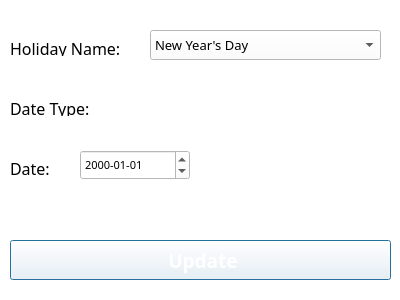
<?xml version="1.0" encoding="UTF-8"?>
<ui version="4.0">
 <class>Dialog</class>
 <widget class="QDialog" name="Dialog">
  <property name="geometry">
   <rect>
    <x>0</x>
    <y>0</y>
    <width>400</width>
    <height>300</height>
   </rect>
  </property>
  <property name="windowTitle">
   <string>Dialog</string>
  </property>
  <property name="styleSheet">
   <string notr="true">background-color: white;
font-family: Poppins;</string>
  </property>
  <widget class="QLabel" name="label">
   <property name="geometry">
    <rect>
     <x>10</x>
     <y>40</y>
     <width>121</width>
     <height>16</height>
    </rect>
   </property>
   <property name="font">
    <font>
     <family>Poppins</family>
     <pointsize>12</pointsize>
    </font>
   </property>
   <property name="text">
    <string>Holiday Name:</string>
   </property>
  </widget>
  <widget class="QLabel" name="label_2">
   <property name="geometry">
    <rect>
     <x>10</x>
     <y>100</y>
     <width>91</width>
     <height>16</height>
    </rect>
   </property>
   <property name="font">
    <font>
     <family>Poppins</family>
     <pointsize>12</pointsize>
    </font>
   </property>
   <property name="text">
    <string>Date Type:</string>
   </property>
  </widget>
  <widget class="QLabel" name="label_3">
   <property name="geometry">
    <rect>
     <x>10</x>
     <y>160</y>
     <width>51</width>
     <height>16</height>
    </rect>
   </property>
   <property name="font">
    <font>
     <family>Poppins</family>
     <pointsize>12</pointsize>
    </font>
   </property>
   <property name="text">
    <string>Date:</string>
   </property>
  </widget>
  <widget class="QComboBox" name="cmbHoliday">
   <property name="geometry">
    <rect>
     <x>150</x>
     <y>30</y>
     <width>231</width>
     <height>30</height>
    </rect>
   </property>
   <property name="font">
    <font>
     <family>Poppins</family>
     <pointsize>10</pointsize>
    </font>
   </property>
   <item>
    <property name="text">
     <string>New Year's Day</string>
    </property>
   </item>
   <item>
    <property name="text">
     <string>Maundy Thursday</string>
    </property>
   </item>
   <item>
    <property name="text">
     <string>Good Friday</string>
    </property>
   </item>
   <item>
    <property name="text">
     <string>Araw ng Kagitingan</string>
    </property>
   </item>
   <item>
    <property name="text">
     <string>Labor Day</string>
    </property>
   </item>
   <item>
    <property name="text">
     <string>Independence Day</string>
    </property>
   </item>
   <item>
    <property name="text">
     <string>National Heroes Day</string>
    </property>
   </item>
   <item>
    <property name="text">
     <string>Bonifacio Day</string>
    </property>
   </item>
   <item>
    <property name="text">
     <string>Christmas Day</string>
    </property>
   </item>
   <item>
    <property name="text">
     <string>Rizal Day</string>
    </property>
   </item>
   <item>
    <property name="text">
     <string>Chinese New Year</string>
    </property>
   </item>
   <item>
    <property name="text">
     <string>EDSA Revolution</string>
    </property>
   </item>
   <item>
    <property name="text">
     <string>Black Saturday</string>
    </property>
   </item>
   <item>
    <property name="text">
     <string>Ninoy Aquino Day</string>
    </property>
   </item>
   <item>
    <property name="text">
     <string>All Saints' Day</string>
    </property>
   </item>
   <item>
    <property name="text">
     <string>All Souls' Day</string>
    </property>
   </item>
   <item>
    <property name="text">
     <string>Feast of the Immaculate Conception</string>
    </property>
   </item>
   <item>
    <property name="text">
     <string>Christmas Eve</string>
    </property>
   </item>
   <item>
    <property name="text">
     <string>Last Day of the Year</string>
    </property>
   </item>
  </widget>
  <widget class="QLabel" name="dateType">
   <property name="geometry">
    <rect>
     <x>120</x>
     <y>100</y>
     <width>141</width>
     <height>16</height>
    </rect>
   </property>
   <property name="font">
    <font>
     <family>Poppins</family>
     <pointsize>12</pointsize>
     <weight>50</weight>
     <bold>false</bold>
    </font>
   </property>
   <property name="text">
    <string/>
   </property>
  </widget>
  <widget class="QDateEdit" name="dateEdit">
   <property name="geometry">
    <rect>
     <x>80</x>
     <y>150</y>
     <width>110</width>
     <height>30</height>
    </rect>
   </property>
   <property name="font">
    <font>
     <family>Poppins</family>
     <pointsize>8</pointsize>
    </font>
   </property>
   <property name="displayFormat">
    <string>yyyy-MM-dd</string>
   </property>
  </widget>
  <widget class="QPushButton" name="btnUpdate">
   <property name="geometry">
    <rect>
     <x>10</x>
     <y>240</y>
     <width>381</width>
     <height>40</height>
    </rect>
   </property>
   <property name="font">
    <font>
     <family>Poppins</family>
     <pointsize>14</pointsize>
     <weight>75</weight>
     <bold>true</bold>
    </font>
   </property>
   <property name="styleSheet">
    <string notr="true">	background-color: &quot;#344273&quot;;
	color: white;</string>
   </property>
   <property name="text">
    <string> Update</string>
   </property>
   <property name="icon">
    <iconset>
     <normaloff>../../MainFrame/Resources/Icons/update.svg</normaloff>../../MainFrame/Resources/Icons/update.svg</iconset>
   </property>
   <property name="iconSize">
    <size>
     <width>24</width>
     <height>24</height>
    </size>
   </property>
  </widget>
 </widget>
 <resources/>
 <connections/>
</ui>
